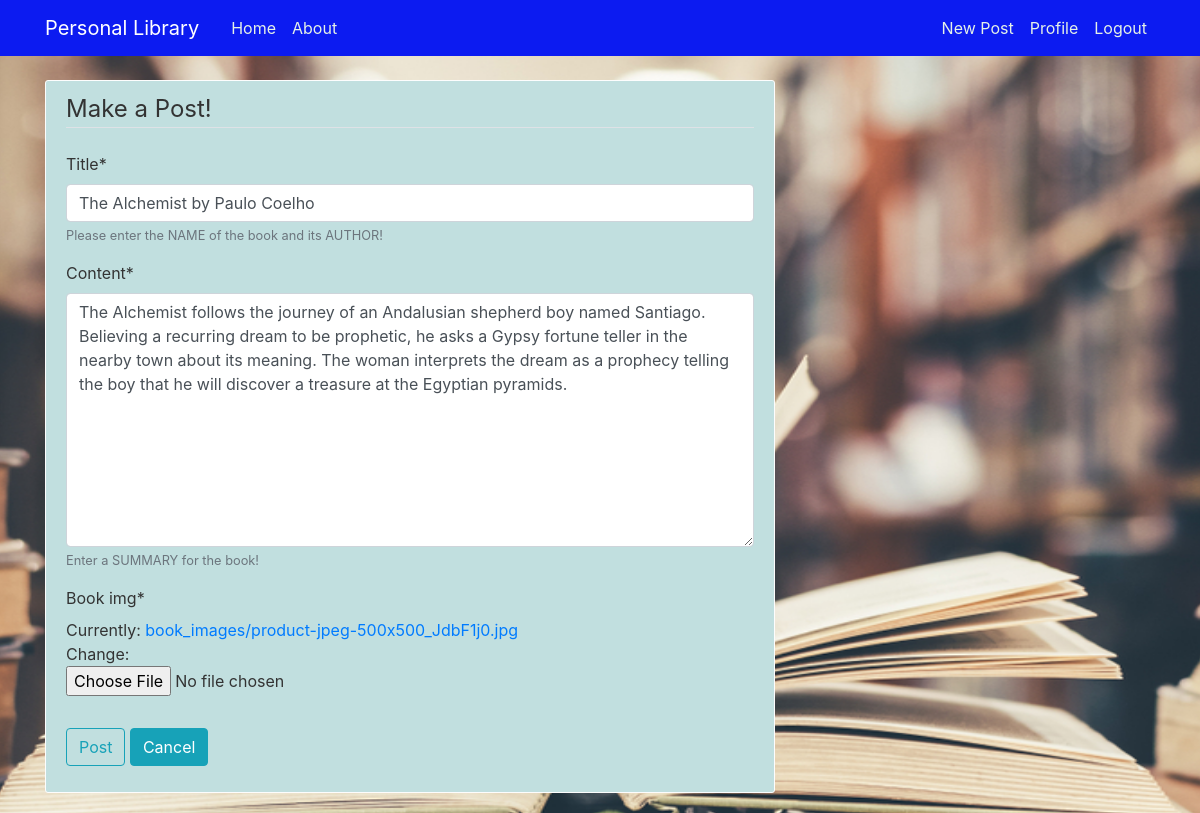
The page /post/5/update/ (signed in) on the database its author committed.
### library/models.py (models this page shows, shortened)
class Post(models.Model):
    title = models.CharField(max_length=100, help_text="Please enter the NAME of the book and its AUTHOR!")
    content = models.TextField(max_length=1000, help_text="Enter a SUMMARY for the book!")
    date_posted = models.DateTimeField(default=timezone.now)
    author = models.ForeignKey(User, on_delete=models.CASCADE)
    book_img = models.ImageField(default='default_book.jpg', upload_to='book_images')

### library/views.py (the view, shortened to what this page needs)
# urls.py: path('post/<int:pk>/update/', PostUpdateView.as_view(), name='post-update'),
class PostUpdateView(LoginRequiredMixin, UserPassesTestMixin, UpdateView):
    model = Post
    fields = ['title', 'content', 'book_img']
    def test_func(self):
        post = self.get_object()
        if self.request.user == post.author:
            return True
        return False

### library/templates/library/post_form.html (shortened to what this page needs)
{% extends "library/base.html" %}
{% load crispy_forms_tags %}
{% block content %}
    <div class="content-section">
        <form method="POST" enctype="multipart/form-data">
            <fieldset class="form-group">
                <legend class="border-bottom mb-4">Make a Post!</legend>
                {{ form|crispy }}
            </fieldset>
            <div class="form-group">
                <button class="btn btn-outline-info" type="submit">Post</button>
                <a href="{% url 'library-home' %}" class="btn btn-info" role="button">Cancel</a>
            </div>
        </form>
    </div>
{% endblock content %}

### library/static/library/main.css (style rules this page uses)
body { background: #fafafa; color: #333333; margin-top: 5rem; }
.content-section { background: #c1dfdf; padding: 10px 20px; border: 1px solid #fdfdfd; border-radius: 3px; margin-bottom: 20px; }
#bg { background-repeat: no-repeat; background-size: 1800px 900px; background-position: top; background-attachment: fixed; }

### rows shown on the page
Post: title "The Alchemist by Paulo Coelho", content "The Alchemist follows the journey of an Andalusian shepherd boy named Santiago. Believing a recurring dream to be prophetic, he asks a Gypsy fortune teller in the nearby town about its meaning. The woman interprets the dream as a prophecy telling the boy that he will discover a treasure at the Egyptian pyramids."
